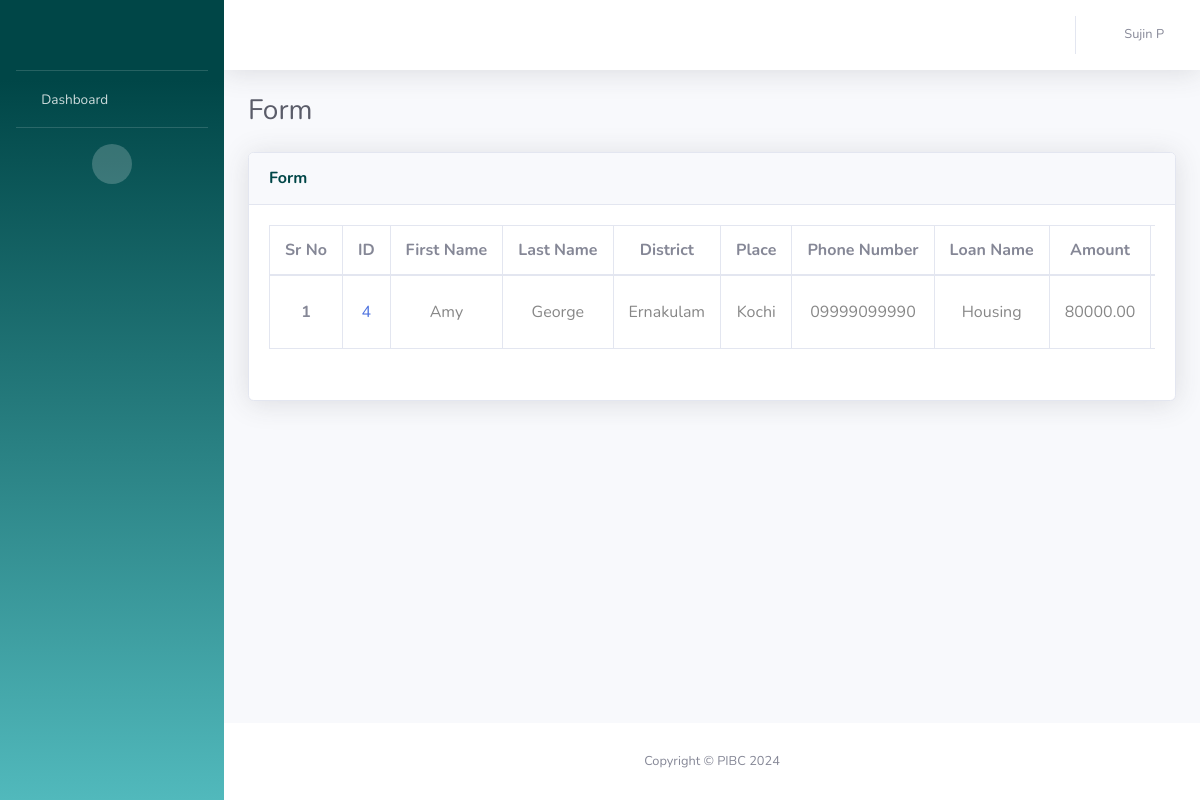
Page /all-application (signed in) on the committed database.
### UserApp/models.py (models this page shows, shortened)
class LoanApplicationModel(models.Model):
    ACCEPT = 'Accept'
    REJECT = 'Reject'
    NOT_SELECTED = 'Not selected'
    STATUS_CHOICES = [
        (ACCEPT, 'Accept'),
        (REJECT, 'Reject'),
        (NOT_SELECTED, 'Not selected'),
    ]
    form_id = models.AutoField(primary_key=True)
    first_name = models.CharField(max_length=100)
    last_name = models.CharField(max_length=100)
    district = models.CharField(max_length=100)
    place = models.CharField(max_length=100)
    phone_no = models.CharField(max_length=15, null=True)
    loan_name = models.ForeignKey(LoanModel, on_delete=models.CASCADE)
    loan_amount = models.DecimalField(max_digits=10, decimal_places=2)
    followup_date = models.DateField()
    description = models.TextField()
    status_name = models.ForeignKey(StatusModel, on_delete=models.CASCADE)
    application_description = models.TextField(null=True)
    bank_name = models.ForeignKey(BankModel, on_delete=models.CASCADE)
    executive_name = models.CharField(max_length=100)
    mobileno_1 = models.CharField(max_length=15)
    mobileno_2 = models.CharField(max_length=15, blank=True, null=True)
    assigned_to = models.ForeignKey(AdminModel, on_delete=models.CASCADE)
    work_status = models.CharField(
        max_length=20,
        choices=STATUS_CHOICES,
        default=NOT_SELECTED,  # Set default value to "Not selected"
        null=True,
    )

class LoanModel(models.Model):
    loan_id = models.AutoField(primary_key=True)
    loan_name = models.CharField(max_length=100)
    def __str__(self):
        return self.loan_name

### UserApp/views.py (the view)
# urls.py: path('all-application', views.all_app, name='allapp'),
def all_app(request):
    user = request.session.get('user', None)
    if user is None:
        return redirect('/login')
    else:
        loan_app = LoanApplicationModel.objects.all()
        admin = AdminModel.objects.get(admin_id=user)
        admin_name = f"{admin.admin_first_name} {admin.admin_last_name}"
        return render(request, 'all-files.html', {'username': admin_name, 'admin': admin, 'forms':loan_app})

### UserApp/models.py (called while the page is built)
    def __str__(self):
        return self.status_name

    def __str__(self):
        return self.bank_name

### templates/all-files.html (shortened to what this page needs)
<!DOCTYPE html>
<html lang="en">
<head>
    {% load static %}
    <link href="{% static 'vendor/fontawesome-free/css/all.min.css' %}" rel="stylesheet" type="text/css">
    <link href="{% static 'css/sb-admin-2.min.css' %}" rel="stylesheet">
  </head>
<body id="page-top">
    <div id="wrapper">
        <ul class="navbar-nav bg-gradient-primary sidebar sidebar-dark accordion" id="accordionSidebar">
            <a class="sidebar-brand d-flex align-items-center justify-content-center" href="{% url 'home' %}">
                <div class="logo" style="background-image: url({% static 'img/pibc.png' %});"></div>
            </a>
            <hr class="sidebar-divider my-0">
            <li class="nav-item">
                <a class="nav-link" href="{% url 'home' %}">
                    <i class="fas fa-fw fa-tachometer-alt"></i>
                    <span>Dashboard</span></a>
            </li>
            <hr class="sidebar-divider d-none d-md-block">
            <div class="text-center d-none d-md-inline">
                <button class="rounded-circle border-0" id="sidebarToggle"></button>
            </div>
        </ul>
        <div id="content-wrapper" class="d-flex flex-column">
            <div id="content">
                <nav class="navbar navbar-expand navbar-light bg-white topbar mb-4 static-top shadow">
                    <ul class="navbar-nav ml-auto">
                        <li class="nav-item dropdown no-arrow">
                            <a class="nav-link dropdown-toggle" href="#" id="userDropdown" role="button"
                                data-toggle="dropdown" aria-haspopup="true" aria-expanded="false">
                                <i class="fas fa-fw fa-user"></i>
                                <span class="mr-2 d-none d-lg-inline text-gray-600 small">{{username}}</span>
                            </a>
                        </li>
                    </ul>
                </nav>
                <div class="container-fluid">
                    <div class="d-sm-flex align-items-center justify-content-between mb-4">
                        <h1 class="h3 mb-0 text-gray-800">Form</h1>
                    </div>
                    <div class="row">
                        <div class="col-xl-12 col-lg-7">
                            <div class="card shadow mb-4">
                                <div
                                    class="card-header py-3 d-flex flex-row align-items-center justify-content-between">
                                    <h6 class="m-0 font-weight-bold text-primary">Form</h6>
                                </div>
                                <div class="card-body">
                                    <div class="table-responsive-xxl">
                                        <div style="overflow-x: auto; max-width: 100%;">
                                            <table class="table table-bordered table-hover all-users">
                                                <thead>
                                                    <tr>
                                                      <th scope="col">Sr No</th>
                                                      <th scope="col">ID</th>
                                                      <th scope="col">First Name</th>
                                                      <th scope="col">Last Name</th>
                                                      <th scope="col">District</th>
                                                      <th scope="col">Place</th>
                                                      <th scope="col">Phone Number</th>
                                                      <th scope="col">Loan Name</th>
                                                      <th scope="col">Amount</th>
                                                      <th scope="col">FollowUp Date</th>
                                                    </tr>
                                                </thead>
                                                <tbody>
                                                    {% for form in forms %}
                                                    <tr>
                                                    <th scope="row">{{ forloop.counter }}</th>
                                                    <td>
                                                        <a href="{% url 'loan-page' form.form_id %}">
                                                        {{form.form_id}}
                                                        </a>
                                                    </td>
                                                    <td>{{form.first_name}}</td>
                                                    <td>{{form.last_name}}</td>
                                                    <td>{{form.district}}</td>
                                                    <td>{{form.place}}</td>
                                                    <td>{{form.phone_no}}</td>
                                                    <td>{{form.loan_name}}</td>
                                                    <td>{{form.loan_amount}}</td>
                                                    <td>{{form.followup_date}}</td>
                                                    </tr>
                                                    {% endfor %}
                                                </tbody>
                                            </table>
                                        </div>
                                    </div>
                                </div>
                            </div>
                        </div>
                    </div>
                </div>
            </div>
            <footer class="sticky-footer bg-white">
                <div class="container my-auto">
                    <div class="copyright text-center my-auto">
                        <span>Copyright &copy; PIBC 2024</span>
                    </div>
                </div>
            </footer>
        </div>
    </div>
</body>
</html>

### templates/all-files.html (style rules this page uses)
.logo { height:2.5rem; width:8rem; background-position: center; background-size: cover; background-repeat: no-repeat; }
.table th { white-space: nowrap; }
.table td { white-space: nowrap; color: #878787; }
.table { width: 100%; margin-bottom: 1rem; background-color: transparent; }
.table th, .table td { padding: 12px 15px; vertical-align: middle; text-align: center; }
.table-responsive-xxl { padding-bottom: 15px; }

### rows in the picture
LoanApplicationModel: form_id "4", first_name "Amy", last_name "George", district "Ernakulam", place "Kochi", phone_no "09999099990", loan_name "Housing", loan_amount "80000.00"

### other values in the picture
{{ username }} "Sujin P"
